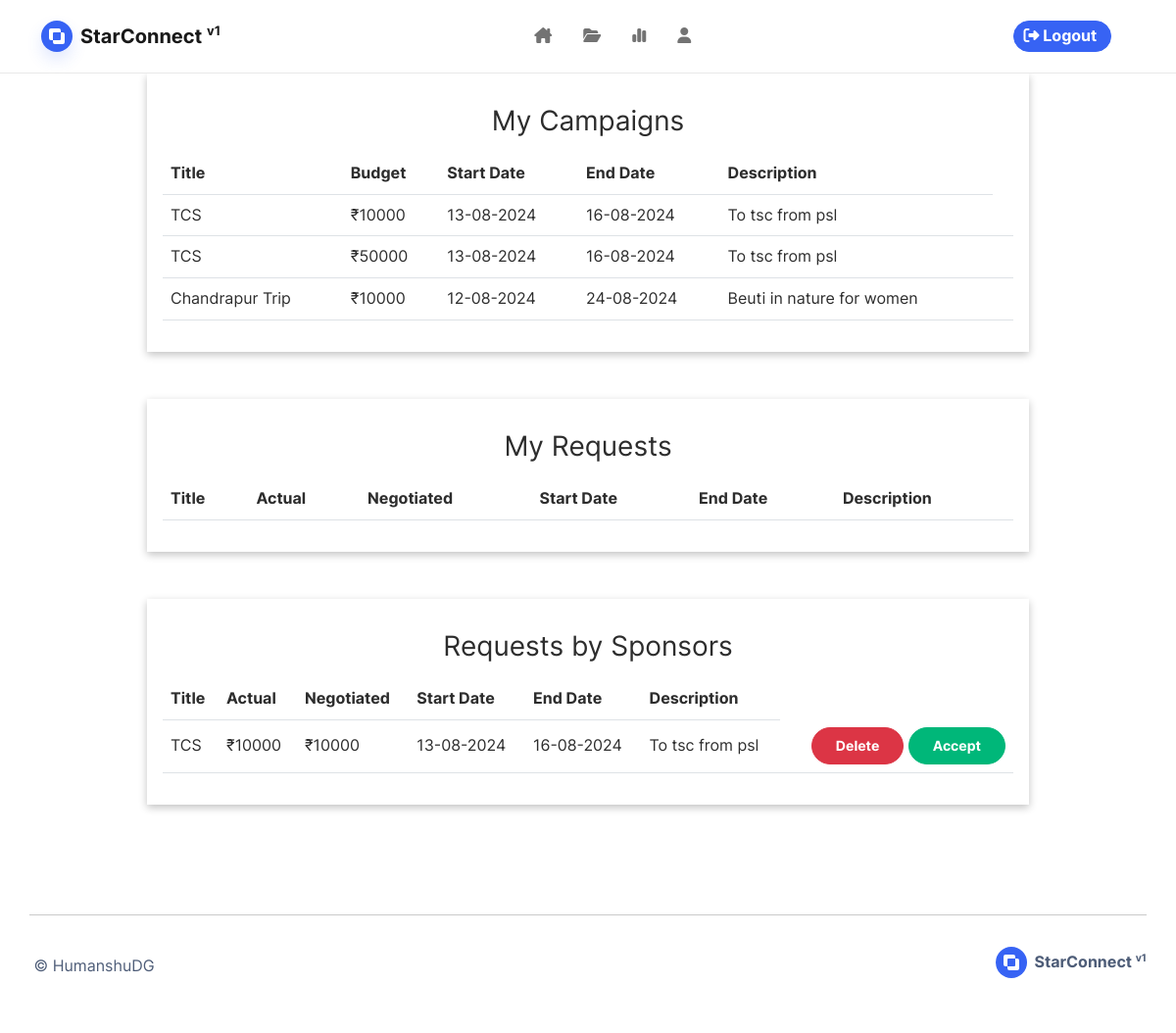
The page /my-campaigns (signed in) on the database as committed earlier.
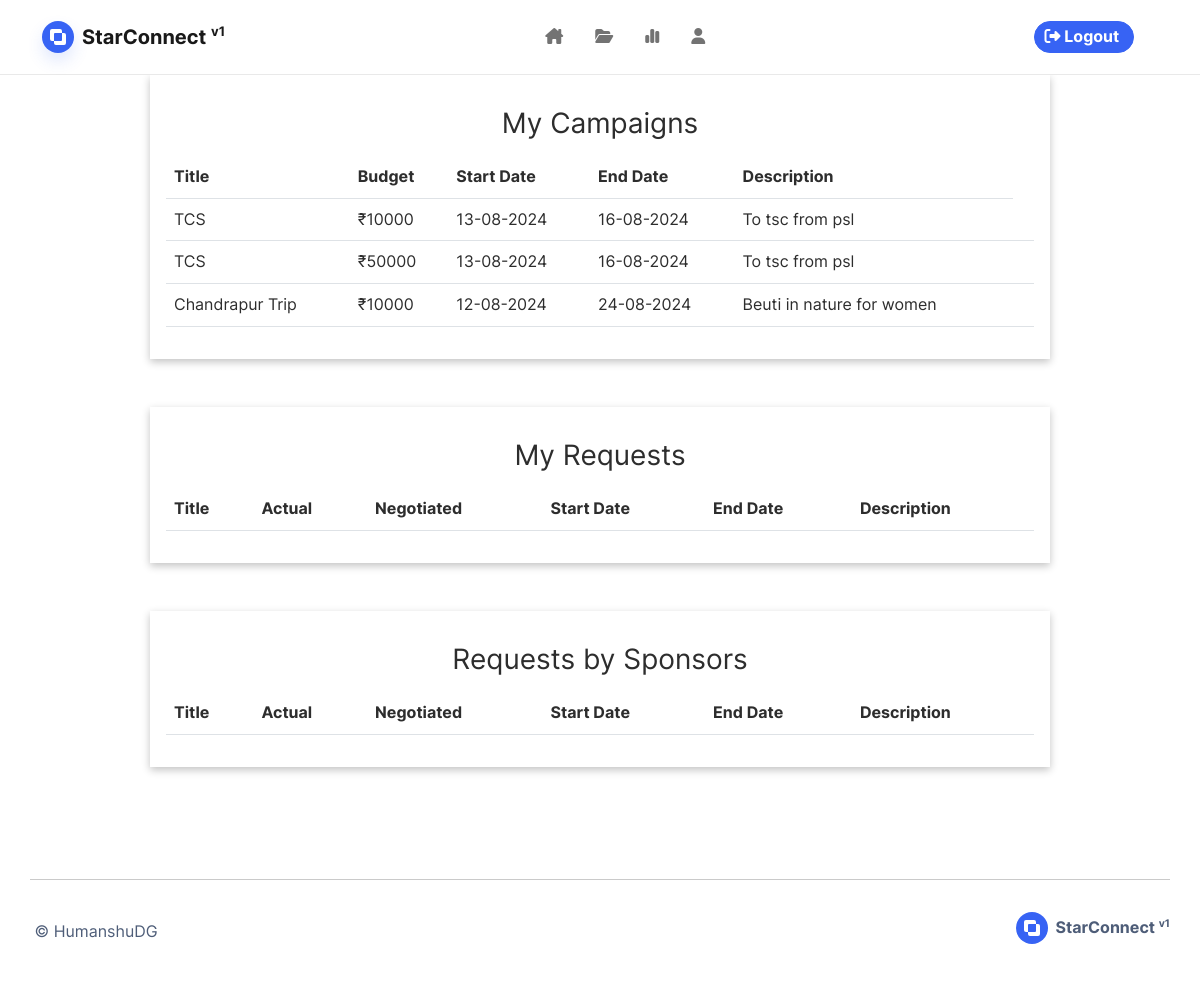
The same page on the database as committed later.
### base/models.py (models this page shows, shortened)
class Contract(db.Model):
    id = db.Column(db.Integer, primary_key=True, autoincrement=True)
    campaign_id = db.Column(db.Integer, db.ForeignKey('campaign.id'))
    sponsor_id = db.Column(db.Integer, db.ForeignKey('sponsor.id'))
    influencer_id = db.Column(db.Integer, db.ForeignKey('influencer.id'))
    budget = db.Column(db.Integer)
    reach = db.Column(db.Integer)
    is_deleted = db.Column(db.Boolean, default=False)
    created_at = db.Column(db.DateTime, nullable=False, default=datetime.now())
    deleted_at = db.Column(db.DateTime, nullable=False, default=datetime.now())

class Campaign(db.Model):
    id = db.Column(db.Integer, primary_key=True, autoincrement=True)
    sponsor_id = db.Column(db.Integer, db.ForeignKey('sponsor.id'))
    title = db.Column(db.String(150), nullable=False)
    description = db.Column(db.Text(), nullable=False)
    budget = db.Column(db.Integer, nullable=False)
    target_audience = db.Column(db.String(20))
    category = db.Column(db.String(20))
    start_date = db.Column(db.Date(), nullable=False)
    end_date = db.Column(db.Date(), nullable=False)
    image_file = db.Column(db.String(50), nullable=False, default='default.jpg')
    is_disabled = db.Column(db.Boolean, default=True)
    is_deleted = db.Column(db.Boolean, default=False)
    is_flagged = db.Column(db.Boolean, default=False)
    date_posted = db.Column(db.DateTime, nullable=False, default=datetime.now())
    influencer_requests = db.relationship('CampaignRequest', backref='influencer_requests', uselist=True)
    influencer_contracts = db.relationship('Contract', backref='influencer_contracts', uselist=True)

class CampaignRequest(db.Model):
    __tablename__ = 'campaign_request'
    id = db.Column(db.Integer, primary_key=True, autoincrement=True)
    campaign_id = db.Column(db.Integer, db.ForeignKey('campaign.id'), nullable=False)
    sponsor_id = db.Column(db.Integer, db.ForeignKey('sponsor.id'), nullable=False)
    influencer_id = db.Column(db.Integer, db.ForeignKey('influencer.id'), nullable=False)
    budget = db.Column(db.Integer, nullable=False)
    created_at = db.Column(db.DateTime, nullable=False, default=datetime.now)
    by_influencer = db.Column(db.Boolean, default=True)

### base/routes.py (the view)
@login_required
@role_required(Role.INFLUENCER.value)
@app.route("/my-campaigns")
def my_contracts():
    contracts = (
        Contract.query
            .filter_by(
                influencer_id = current_user.influencer.id
                )
            .join(Campaign, Campaign.id==Contract.campaign_id)
            .add_columns(Campaign.description,
                         Campaign.start_date,
                         Campaign.end_date,
                         Campaign.title,
                         Contract.budget)
            .all())
    reqs = (
        CampaignRequest.query
            .filter_by(
                influencer_id = current_user.influencer.id
                )
            .join(Campaign, Campaign.id==CampaignRequest.campaign_id)
            .add_columns(Campaign.description,
                         Campaign.start_date,
                         Campaign.end_date,
                         Campaign.title,
                         CampaignRequest.influencer_id,
                         CampaignRequest.campaign_id,
                         Campaign.budget)
            .all())
    return render_template('my-contracts.html', contracts=contracts, reqs=reqs)

### base/models.py (called while the page is built)
@login_manager.user_loader
def load_user(user_id):
    return User.query.get(int(user_id))

### base/templates/my-contracts.html (shortened to what this page needs)
{% extends 'base.html' %} {% block title %} My Compaigns {% endblock %} {% block
blog %}
<div
    class="mb-5 mx-auto p-3 w-75"
    style="box-shadow: rgba(0, 0, 0, 0.24) 0px 3px 8px"
>
    <h3 class="my-3">My Campaigns</h3>
    <table class="table table-hover w-100 text-center">
        <tr class="col-md-12">
            <th>Title</th>
            <th>Budget</th>
            <th>Start Date</th>
            <th>End Date</th>
            <th>Description</th>
        </tr>
        {% for contract in contracts %}
        <tr class="col-md-12">
            <td>{{contract.title}}</td>
            <td>₹{{contract.budget}}</td>
            <td>{{contract.start_date.strftime('%d-%m-%Y')}}</td>
            <td>{{contract.end_date.strftime('%d-%m-%Y')}}</td>
            <td style="max-width: 600px">{{contract.description}}</td>
            <td></td>
        </tr>
        {% endfor %}
    </table>
</div>
<div
    class="mb-5 mx-auto p-3 w-75"
    style="box-shadow: rgba(0, 0, 0, 0.24) 0px 3px 8px"
>
    <h3 class="my-3">My Requests</h3>
    <table class="table table-hover w-100 text-center">
        <tr class="col-md-12">
            <th>Title</th>
            <th>Actual</th>
            <th>Negotiated</th>
            <th>Start Date</th>
            <th>End Date</th>
            <th>Description</th>
        </tr>
    </table>
</div>
<div
    class="mb-5 mx-auto p-3 w-75"
    style="box-shadow: rgba(0, 0, 0, 0.24) 0px 3px 8px"
>
    <h3 class="my-3">Requests by Sponsors</h3>
    <table class="table table-hover w-100 text-center">
        <tr class="col-md-12">
            <th>Title</th>
            <th>Actual</th>
            <th>Negotiated</th>
            <th>Start Date</th>
            <th>End Date</th>
            <th>Description</th>
        </tr>
        {% for contract in reqs %} {% if not contract[0].by_influencer %}
        <tr class="col-md-12">
            <td>{{contract.title}}</td>
            <td>₹{{contract.budget}}</td>
            <td>₹{{contract[0].budget}}</td>
            <td>{{contract.start_date.strftime('%d-%m-%Y')}}</td>
            <td>{{contract.end_date.strftime('%d-%m-%Y')}}</td>
            <td style="max-width: 600px">{{contract.description}}</td>
            <td class="" style="text-align: right !important">
                <a
                    href="{{ url_for('delete_request', campaign_id=contract.campaign_id, influencer_id=contract.influencer_id ) }}"
                >
                    <button class="btn btn-sm btn-danger">Delete</button>
                </a>
                <a
                    href="{{ url_for('make_contract', campaign_id=contract.campaign_id, campaign_request_id=contract[0].id) }}"
                >
                    <button class="btn btn-sm btn-success">Accept</button>
                </a>
            </td>
        </tr>
        {% endif %} {% endfor %}
    </table>
</div>
{% endblock %}

### base/templates/base.html (shortened to what this page needs)
<!DOCTYPE html>
<html lang="en">
<head>
	<link rel = "stylesheet" href = '/static/style.css'>
</head>
<body>
	<nav id="mainNav" class="navbar navbar-light navbar-expand-md sticky-top navbar-shrink py-3">
		<div class="container">
			<a class="navbar-brand d-flex align-items-center"
				href="/"
				>
				<span class="bs-icon-sm bs-icon-circle bs-icon-primary shadow d-flex justify-content-center align-items-center me-2 bs-icon">
					<svg class="bi bi-exclude" xmlns="http://www.w3.org/2000/svg" width="1em" height="1em" fill="currentColor" viewBox="0 0 16 16">
						<path d="M0 2a2 2 0 0 1 2-2h8a2 2 0 0 1 2 2v2h2a2 2 0 0 1 2 2v8a2 2 0 0 1-2 2H6a2 2 0 0 1-2-2v-2H2a2 2 0 0 1-2-2V2zm12 2H5a1 1 0 0 0-1 1v7h7a1 1 0 0 0 1-1V4z"></path>
					</svg>
				</span>
				<span>
					StarConnect
						<sup>
							<small>
								v1
							</small>
						</sup>
				</span>
			</a>
			<div id="navcol-1" class="collapse navbar-collapse justify-content-between align-items-center">
				{% if current_user.is_authenticated %}
					<ul class="navbar-nav mx-auto">
						<li class="nav-item">
							<a class="nav-link"
							{% if current_user.role=="ADMIN"  %}
							href="/admin"
							{% else %}
							href="/home"
							{% endif %}
							>
								<i class="fa-solid fa-house-chimney"></i>
							</a>
						</li>
						{% if current_user.role=="INFLUENCER" %}
						<li class="nav-item">
							<a class="nav-link
							" href="{{url_for('my_contracts')}}">
								<i class="fa-solid fa-folder-open"></i>
							</a>
						</li>
						{% endif %}
						<li class="nav-item">
							<a class="nav-link" href="{{ url_for('stats') }}">
								<i class="fa-solid fa-chart-simple"></i>
							</a>
						</li>
						{% if current_user.role != "ADMIN" %}
						<li class="nav-item">
							<a class="nav-link
								{% block profile %}
								{% endblock %}
								" href="/account">
								<i class="fa-solid fa-user"></i>
							</a>
						</li>
						{% endif %}
					</ul>
					<ul class="nav mx-1 navbar-right">
						<li class='nav-item navbar-right'>
							<a class="btn btn-primary" role="button" style="margin-left: 20px;margin-right: 20px;padding-left: 10px;padding-right: 10px;padding-top: 2px;padding-bottom: 2px;"
								href="{{url_for('logout')}}"
								>
								<i class="fa fa-sign-out"></i>&nbsp;Logout&nbsp;
							</a>
						</li>
					</ul>
				{% endif %}
			</div>
		</div>
	</nav>
	<div align='center' style='display: flex; flex-direction: column; min-height: 520px;'>
		{% block blog %}
		{% endblock %}
	</div>
	<footer class="bg-primary-gradient" style="margin-top: auto; background: #ffffff;">
		<div class="container py-4 py-lg-5" style="margin-top: auto;margin-bottom: 0px;padding-left: 0px;padding-right: 0px;">
			<hr>
			<div class="text-muted d-flex justify-content-between align-items-center pt-3">
				<p class="mb-0">
					&nbsp;<a href='https://www.linkedin.com/in/HumanshuDG' style='text-decoration:none'>©&nbsp;HumanshuDG</a>
				</p>
				<div class="fw-bold d-flex align-items-center mb-2">
					<span class="bs-icon-sm bs-icon-circle bs-icon-primary d-flex justify-content-center align-items-center bs-icon me-2">
						<svg xmlns="http://www.w3.org/2000/svg" width="1em" height="1em" fill="currentColor" viewBox="0 0 16 16" class="bi bi-bezier">
							<path d="M0 2a2 2 0 0 1 2-2h8a2 2 0 0 1 2 2v2h2a2 2 0 0 1 2 2v8a2 2 0 0 1-2 2H6a2 2 0 0 1-2-2v-2H2a2 2 0 0 1-2-2V2zm12 2H5a1 1 0 0 0-1 1v7h7a1 1 0 0 0 1-1V4z"></path>
						</svg>
					</span>
					<span>
						StarConnect
							<sup>
								<small>
									v1
								</small>
							</sup>
					</span>
				</div>
			</div>
		</div>
	</footer>
</body>
</html>

### base/templates/my-contracts.html (style rules this page uses)
td, th { vertical-align: middle; text-align: left; }

Rows that differ between the two databases and show on the page:
removed CampaignRequest: title "TCS", budget "10000", start_date "13-08-2024", end_date "16-08-2024", description "To tsc from psl"
